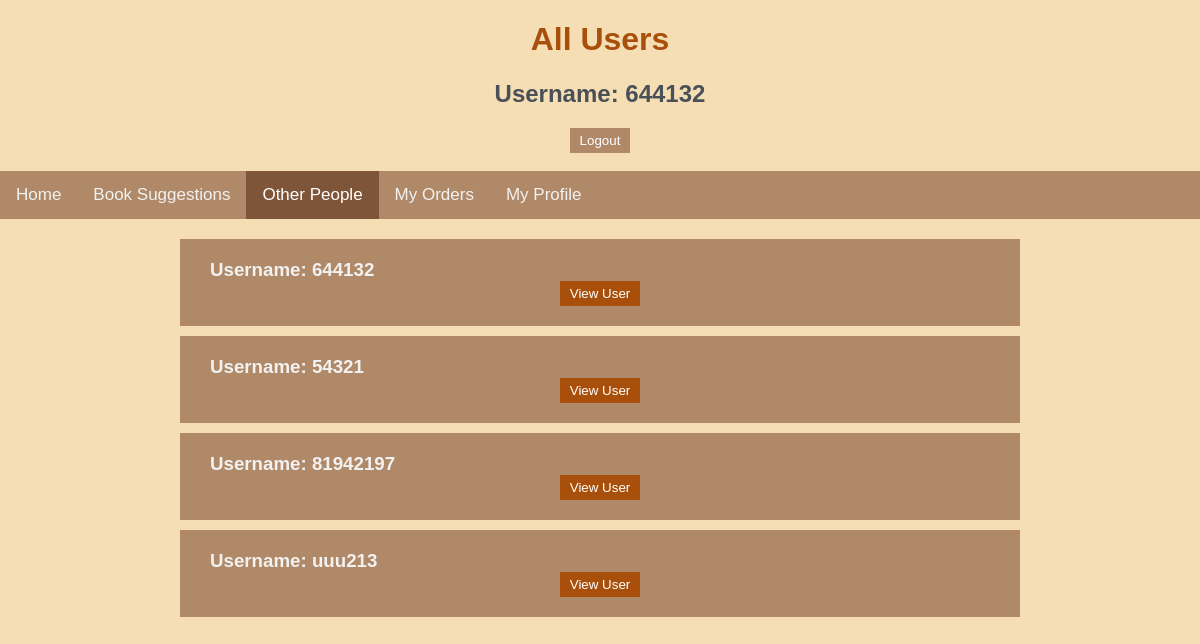
/alluser/644132, run on an earlier commit of the app's database.
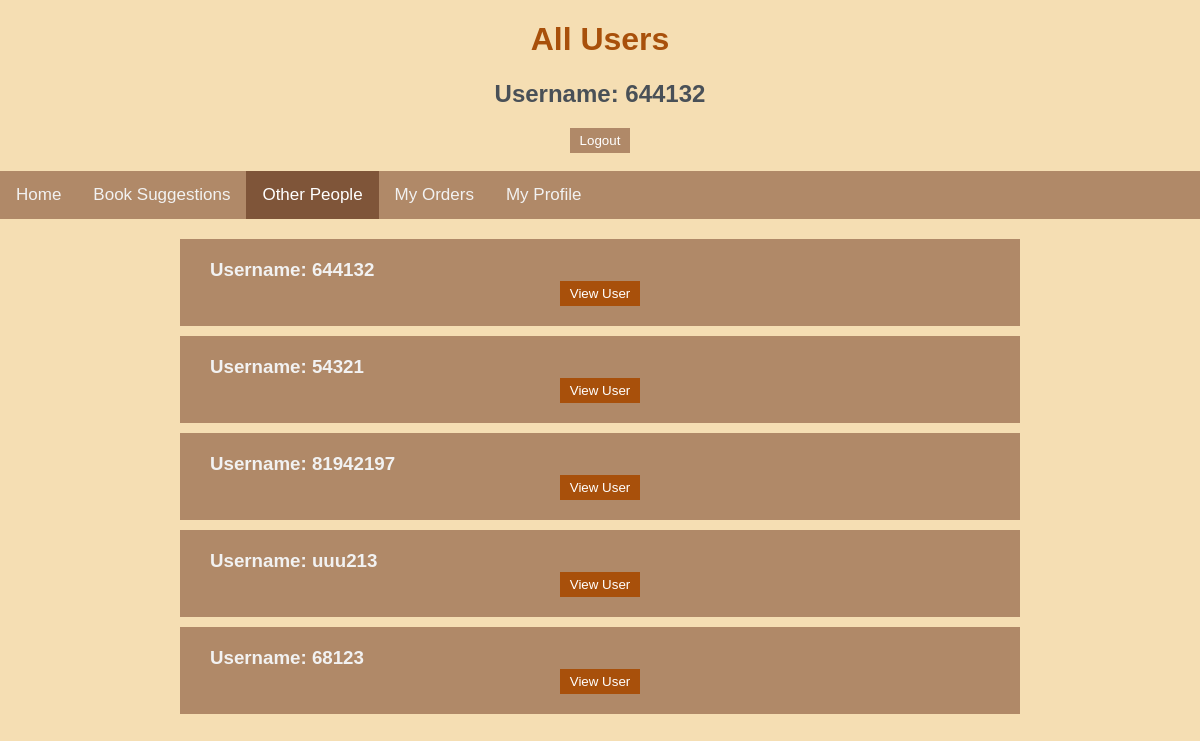
And on a later commit of the database.
### app.py (models this page shows, shortened)
class User(db.Model):
    username = db.Column(db.String(20),nullable=False, primary_key=True)
    password = db.Column(db.String(20),nullable=False)
    name = db.Column(db.String(20))
    address = db.Column(db.String(100))
    email = db.Column(db.String(40))
    trust = db.Column(db.Integer,default=0)
    untrust = db.Column(db.Integer,default=0)

### app.py (the view)
@app.route('/alluser/<id>')
def alluser(id):
    users=User.query.all()
    return render_template('other.html',alluser=users,user=id)

### templates/other.html (shortened to what this page needs)
{% extends "base.html" %}
{% block body %}
<h1 id=top>All Users</h1>
<h2 id=top>Username: {{user}}</h2>
<div class="toIndex"><form action='/' >
    <input class="button" type="submit" value="Logout"></form></div><br>
<div class="topnav">
    <a href="/main/{{user}}">Home</a>
    <a href="/bookSug/{{user}}">Book Suggestions</a>
    <a class="active" href="/alluser/{{user}}">Other People</a>
    <a href="/orderInfo/{{user}}">My Orders</a>
    <a href="/profile/{{user}}">My Profile</a>
</div>
<div class="allBook">
        {%for cus in alluser%}
        <div class="eachbook">
            <h3 id='eachb'>
                Username: {{cus.username}}
                <div class="toIndex"><form action='/oneuser/{{user}}/{{cus.username}}' >
                    <input class="viewbutton" type="submit" value="View User"></form></div>
            </h3>
        </div>
        {%endfor%}
</div>
{% endblock %}

What changed in the data, as far as the page shows it:
added User: username "68123"
